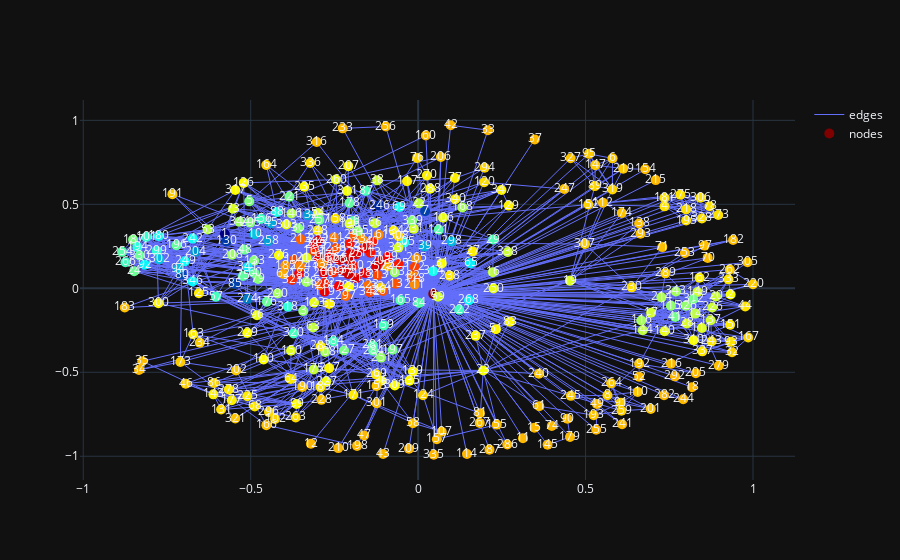

The notebook cell this image was saved under:
### Code cell
import networkx as nx
from rdd.Node import Node
from rdd.RDD import *
import rdd.measures
from rdd.measures import *
from rdd.visualize import *
g1, g2 = nx.Graph(), nx.Graph()
g1.add_edges_from([
    (1, 2),
    (2, 3),
    (2, 4),
    (3, 4),
    (3, 6),
    (4, 5),
])
g2.add_edges_from([
    (1,2),
    (2,4),
    (2,3),
    (3,5),
    (4,5),
    (5,6)
])

real_network2 = nx.read_adjlist("data/facebook_combined.txt", nodetype=int)
real_paths1 = nx.single_source_shortest_path(real_network2, 1, 2)
node_list1 = populate_node_list(real_paths1)
list_of_nodes = []
for node in node_list1:
    list_of_nodes.append(node.name)
subgraph = nodes_to_graph(real_network2, list_of_nodes)
# subgraph.nodes
# mss = get_rdds_for_visuals_vector(subgraph, 1, [global_graph_degree], 4)
# print(mss)
visualize_rdd(subgraph, 1, 4, global_graph_degree)
visualize_rdd_vector(subgraph, 1, 4, [global_graph_degree, triangles, local_path_degree, local_graph_degree])
# print("hi", subgraph)
# real_paths2 = nx.single_source_shortest_path(subgraph, 1, 4)

### Figure 1 — Plotly figure (JSON) as saved in the notebook; plotly's stock layout.template omitted (floating-point values rounded to 4 significant figures; data arrays with more than 128 entries replaced by an {"elided": "..."} marker saying what was removed)
{"data": [{"line": {"width": 1}, "marker": {"color": {"elided": "348 float values"}, "colorscale": [[0, "rgb(0,0,131)"], [0.2, "rgb(0,60,170)"], [0.4, "rgb(5,255,255)"], [0.6, "rgb(255,255,0)"], [0.8, "rgb(250,0,0)"], [1, "rgb(128,0,0)"]], "size": 10}, "mode": "lines", "name": "edges", "type": "scatter", "x": {"elided": "8598 float values"}, "y": {"elided": "8598 float values"}}, {"customdata": {"elided": "348x2 float values"}, "hovertemplate": "Node: %{text} <br> RDD: %{customdata[0]} <br> Degree: %{customdata[1]} <extra></extra>", "marker": {"color": {"elided": "348 float values"}, "colorscale": [[0, "rgb(0,0,131)"], [0.2, "rgb(0,60,170)"], [0.4, "rgb(5,255,255)"], [0.6, "rgb(255,255,0)"], [0.8, "rgb(250,0,0)"], [1, "rgb(128,0,0)"]], "size": 10}, "mode": "markers+text", "name": "nodes", "text": {"elided": "348 int values"}, "type": "scatter", "x": {"elided": "348 float values"}, "y": {"elided": "348 float values"}}], "layout": {"dragmode": "pan"}}
